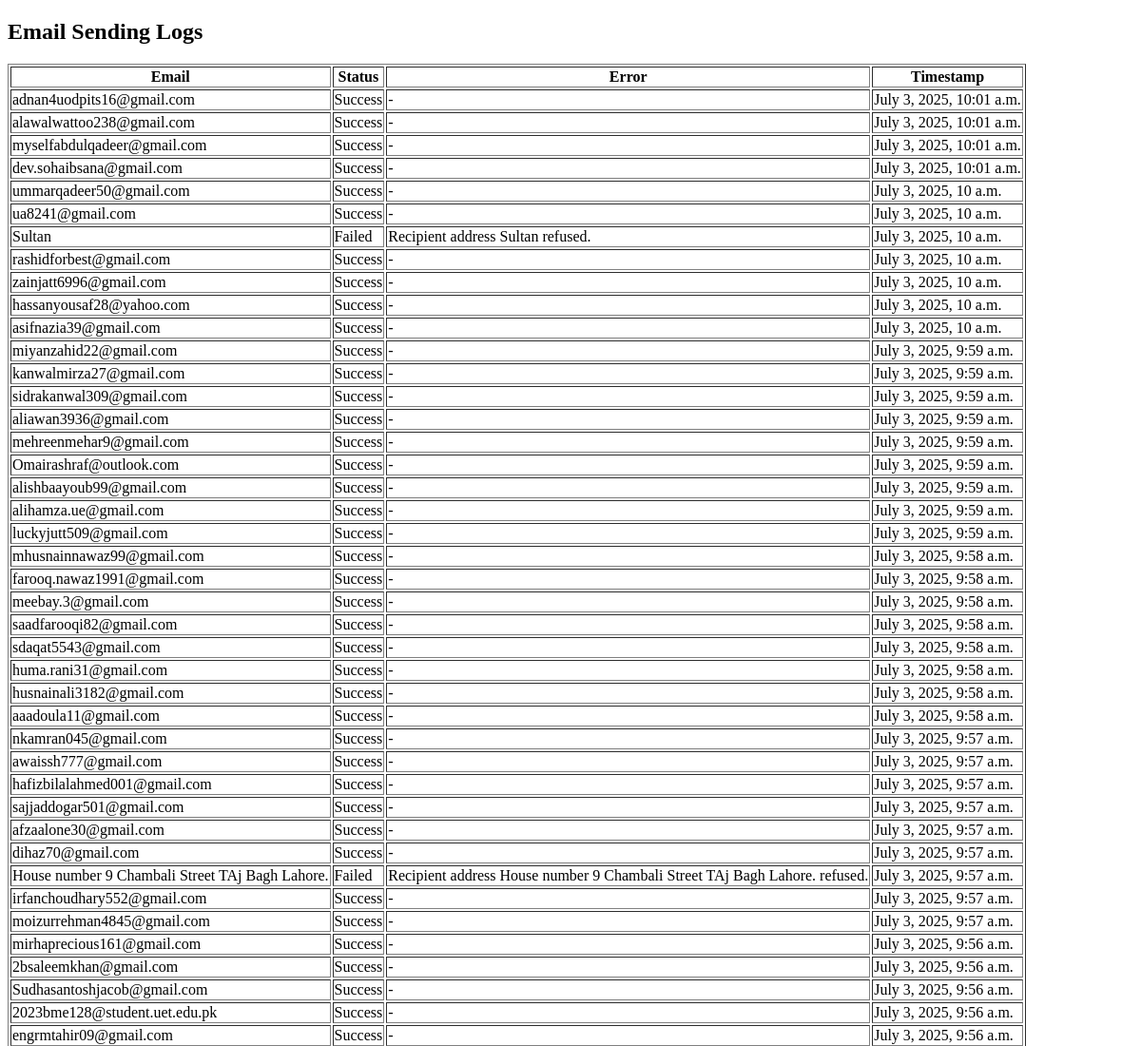
Before: /logs/ (upper part) with the older database file.
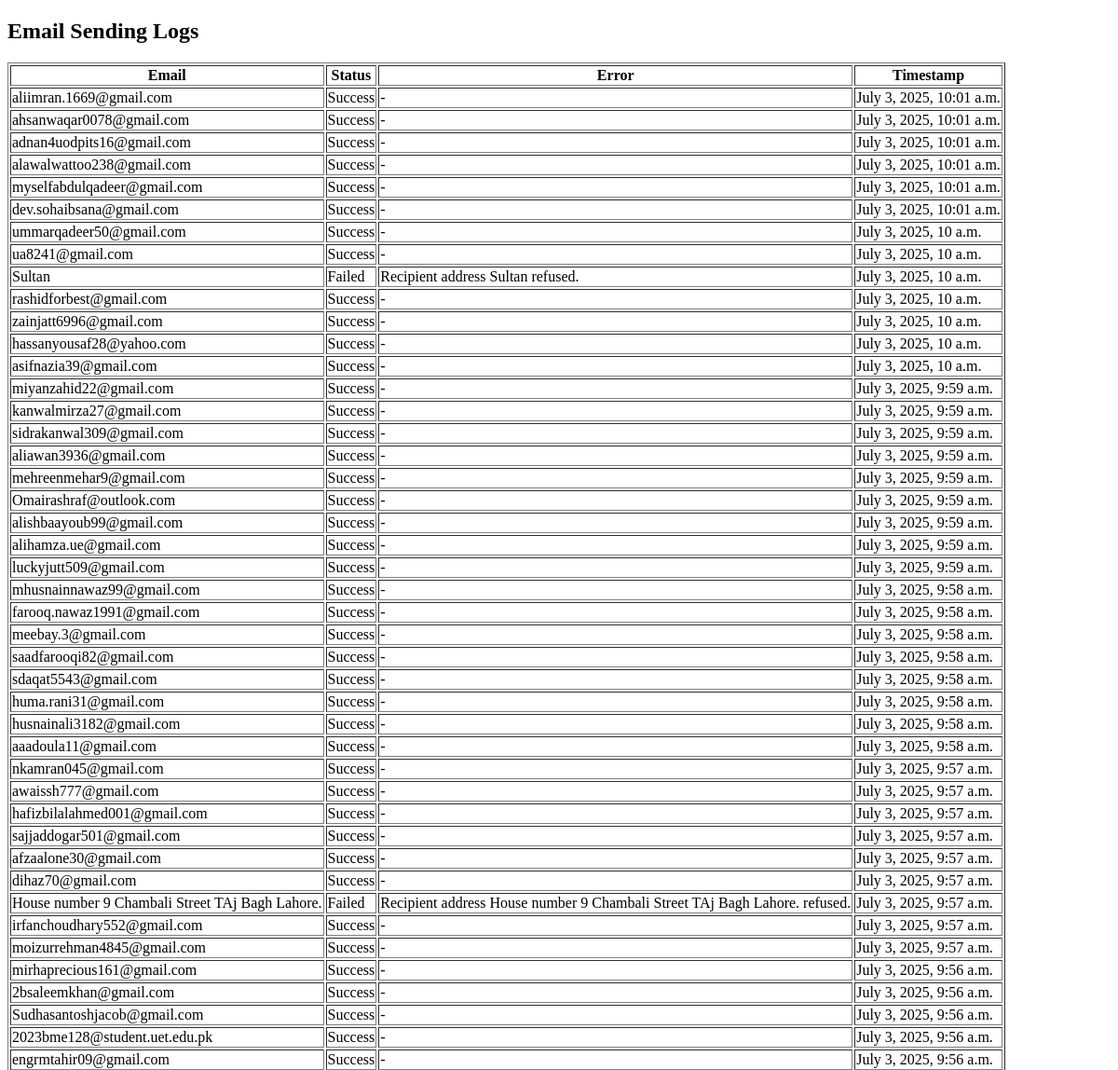
After: the same page with the newer database file.
### bulk_mail/models.py (models this page shows)
class EmailLog(models.Model):
    email = models.EmailField()
    status = models.CharField(max_length=10)  # "Success" or "Failed"
    error = models.TextField(blank=True, null=True)
    sender = models.EmailField(blank=True, null=True)  # NEW: track sender
    timestamp = models.DateTimeField(auto_now_add=True)

### bulk_mail/views.py (the view)
# urls.py: path('logs/', views.email_logs_view, name='email_logs'),  # ✅ New
def email_logs_view(request):
    logs = EmailLog.objects.all().order_by('-timestamp')
    return render(request, 'bulk_mail/email_logs.html', {'logs': logs})

### bulk_mail/templates/bulk_mail/email_logs.html (shortened to what this page needs)
<!DOCTYPE html>
<html>
<head>
</head>
<body>
    <h2>Email Sending Logs</h2>
    {% if logs %}
        <table border="1">
            <thead>
                <tr>
                    <th>Email</th>
                    <th>Status</th>
                    <th>Error</th>
                    <th>Timestamp</th>
                </tr>
            </thead>
            <tbody>
                {% for log in logs %}
                <tr>
                    <td>{{ log.email }}</td>
                    <td>{{ log.status }}</td>
                    <td>{{ log.error|default:"-" }}</td>
                    <td>{{ log.timestamp }}</td>
                </tr>
                {% endfor %}
            </tbody>
        </table>
    {% else %}
        <p>No logs found.</p>
    {% endif %}
</body>
</html>

Changed rows visible on the page:
added EmailLog: email "aliimran.1669@gmail.com", status "Success", error "-", timestamp "July 3, 2025, 10:01 a.m."
added EmailLog: email "ahsanwaqar0078@gmail.com", status "Success", error "-", timestamp "July 3, 2025, 10:01 a.m."
